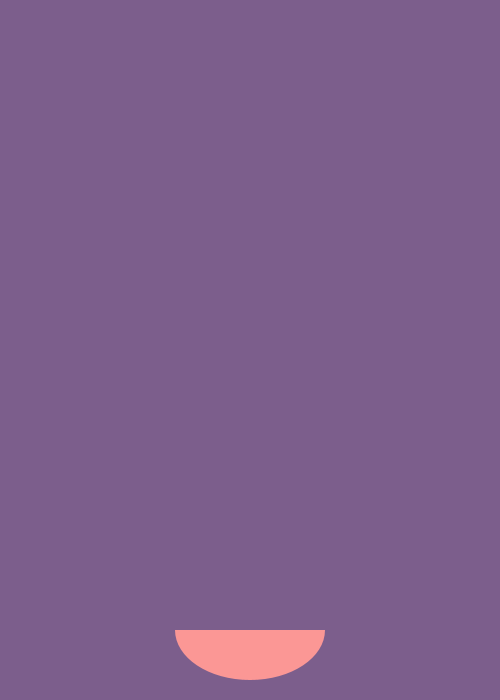
Frame 1 (no input)
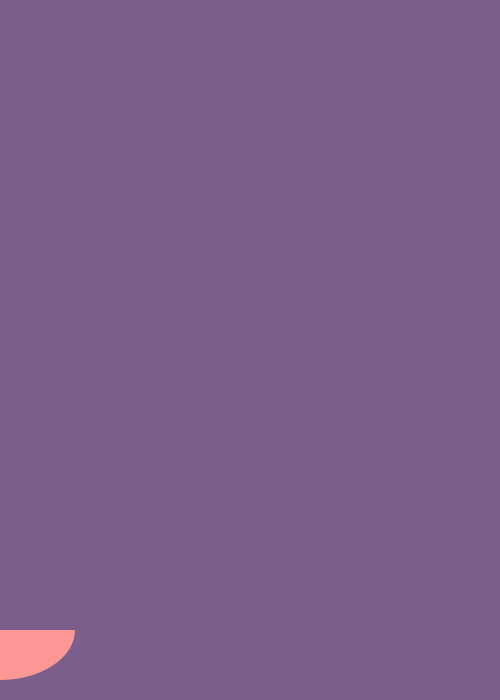
Frame 60 (the mouse pressed at the canvas centre just before this capture)
Frame 120 (the mouse held since frame 60 and released just before this capture): identical to frame 1, image omitted

The Processing sketch that drew these frames (run headless with seeded random() and noise(); from frame 60 on, the mouse is pressed at the canvas centre):

// Processing sketch: CatchingGameMovingBowl
// ── CatchingGameMovingBowl.pde
/**
 * CS30S
 * Shows how the bowl moves with the mouse. Feel free 
 * to use!
 */

Bowl bowl;    //the item that catches the other items

void setup()
{
  size (500, 700);
  
  bowl = new Bowl(width/2, height*9/10);
}

void draw()
{
  background(#7C5E8C);
  
  bowl.display();
  bowl.setX(mouseX);
}

// ── Bowl.pde
/**
 * Catching object
 */

class Bowl
{
  private float x, y;  //top (x, y)
  
  private final int SIZE = 100;
  private final color FILL = #FB9795;
  
  public Bowl(float xPos, float yPos)
  {
    x = xPos;
    y = yPos;
  }
  
  //mutator for the x to allow the bowl
  //to move with the mouse
  public void setX(float newX)
  {
    x = newX;
  }
  
  //display the bowl
  public void display()
  {
    noStroke();
    fill(FILL);
    arc(x, y, SIZE*1.5, SIZE, 0, PI);
  }
  
  //checks whether (otherX, otherY) is in
  //the approximate location of the bowl
  public boolean intersects(float otherX, float otherY)
  {
    //within this boundary
    float left = x-(SIZE+50)/2;
    float right = x+(SIZE+50)/2;
    float top = y;
    float bottom = y + SIZE/2;
    
    return (otherX >= left && otherX <= right && otherY >= top && otherY <= bottom);
  }
}
